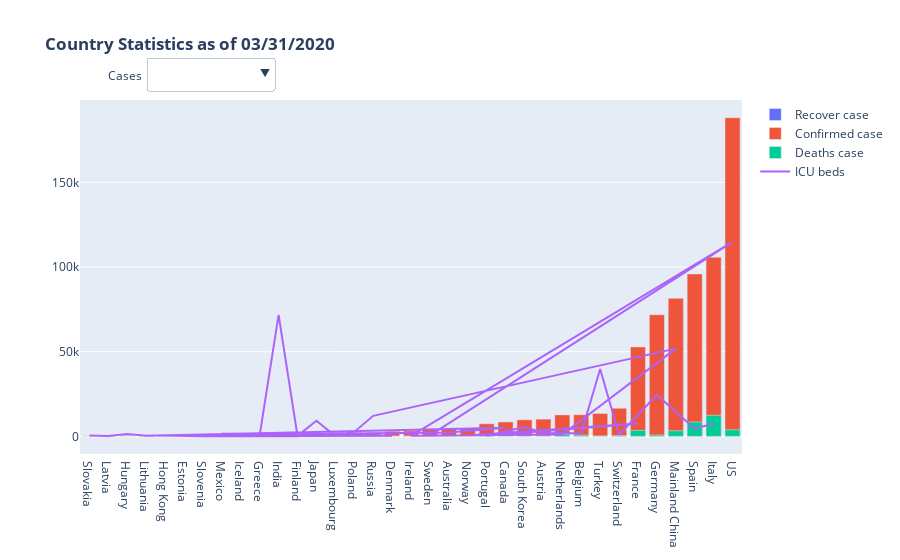

Notebook code for this chart:
### Code cell
fig = go.Figure()

select_date = '03/31/2020'
# Adjust groupby instance
by_country_sum=all_df[(all_df['ObservationDate']==select_date)].groupby('Country').sum().sort_values(by='Confirmed')
by_country_mean=all_df[(all_df['ObservationDate']==select_date)].groupby('Country').mean().sort_values(by='Confirmed')

# cases  by mask
fig.add_trace(go.Bar(x=by_country_sum.index, 
                          y=by_country_sum['Recovered'],name='Recover case'))

fig.add_trace(go.Bar(x=by_country_sum.index, 
                          y=by_country_sum['Confirmed'],name='Confirmed case'))

fig.add_trace(go.Bar(x=by_country_sum.index, 
                          y=by_country_sum['Deaths'],name='Deaths case'))

fig.add_trace(go.Scatter(x=by_country_mean.index, 
                          y=by_country_mean['Est_icu_bed'],name='ICU beds'))

button_layer_1_height = 1.15
fig.update_layout(
    title="<b>Country Statistics as of {} <b> ".format(select_date),barmode='overlay',
updatemenus=list([
    dict(active=-1,
         buttons=list([ 
             dict(label = "All",
                 method = "update",
                 args = [{"visible": [True, True, True,True]},
                         {"title": "All"}]),
            dict(label = "Recover case",
                 method = "update",
                 args = [{"visible": [True, False, False,True]},
                         {"title": "Recover case"}]),
            dict(label = "Confirmed case",
                 method = "update",
                 args = [{"visible": [False, True, False,True]},
                         {"title": "Confirmed case"}]),
             dict(label = "Deaths",
                 method = "update",
                 args = [{"visible": [False, False, True,True]},
                         {"title": "Deaths"}])
        ]),
         direction="down",
            pad={"r": 10, "t": 10},
            showactive=True,
            x=0.1,
            xanchor="left",
            y=button_layer_1_height,
            yanchor="top"
    )
]))

fig.update_layout(barmode='overlay',
    annotations=[
        dict(text="Cases", x=0.04, xref="paper", y=1.1, yref="paper",
                             align="left", showarrow=False)
    ])

fig.show()

### Figure 1 — Plotly figure (JSON) as saved in the notebook; plotly's stock layout.template omitted (floating-point values rounded to 4 significant figures)
{"data": [{"name": "Recover case", "type": "bar", "x": ["Slovakia", "Latvia", "Hungary", "Lithuania", "Hong Kong", "Estonia", "Slovenia", "Mexico", "Iceland", "Greece", "India", "Finland", "Japan", "Luxembourg", "Poland", "Russia", "Denmark", "Ireland", "Sweden", "Australia", "Norway", "Portugal", "Canada", "South Korea", "Austria", "Netherlands", "Belgium", "Turkey", "Switzerland", "France", "Germany", "Mainland China", "Spain", "Italy", "US"], "y": [3, 1, 37, 7, 128, 26, 10, 35, 198, 52, 123, 10, 424, 80, 7, 121, 77, 5, 16, 358, 13, 43, 1592, 5408, 1095, 253, 1696, 243, 1823, 9513, 16100, 76068, 19259, 15729, 7024]}, {"name": "Confirmed case", "type": "bar", "x": ["Slovakia", "Latvia", "Hungary", "Lithuania", "Hong Kong", "Estonia", "Slovenia", "Mexico", "Iceland", "Greece", "India", "Finland", "Japan", "Luxembourg", "Poland", "Russia", "Denmark", "Ireland", "Sweden", "Australia", "Norway", "Portugal", "Canada", "South Korea", "Austria", "Netherlands", "Belgium", "Turkey", "Switzerland", "France", "Germany", "Mainland China", "Spain", "Italy", "US"], "y": [363, 398, 492, 537, 714, 745, 802, 1094, 1135, 1314, 1397, 1418, 1953, 2178, 2311, 2337, 3039, 3235, 4435, 4559, 4641, 7443, 8527, 9786, 10180, 12667, 12775, 13531, 16605, 52827, 71808, 81524, 95923, 105792, 188172]}, {"name": "Deaths case", "type": "bar", "x": ["Slovakia", "Latvia", "Hungary", "Lithuania", "Hong Kong", "Estonia", "Slovenia", "Mexico", "Iceland", "Greece", "India", "Finland", "Japan", "Luxembourg", "Poland", "Russia", "Denmark", "Ireland", "Sweden", "Australia", "Norway", "Portugal", "Canada", "South Korea", "Austria", "Netherlands", "Belgium", "Turkey", "Switzerland", "France", "Germany", "Mainland China", "Spain", "Italy", "US"], "y": [0, 0, 16, 8, 4, 4, 15, 28, 2, 49, 35, 17, 56, 23, 33, 17, 90, 71, 180, 18, 39, 160, 101, 162, 128, 1040, 705, 214, 433, 3532, 775, 3305, 8464, 12428, 3873]}, {"name": "ICU beds", "type": "scatter", "x": ["Slovakia", "Latvia", "Hungary", "Lithuania", "Canada", "Australia", "Hong Kong", "Estonia", "Slovenia", "Denmark", "Mexico", "Iceland", "Greece", "India", "Finland", "Japan", "Luxembourg", "Poland", "Russia", "Mainland China", "Netherlands", "Ireland", "US", "Sweden", "Norway", "France", "Portugal", "South Korea", "Austria", "Belgium", "Turkey", "Switzerland", "Germany", "Spain", "Italy"], "y": [502.3, 183.0, 1333.0, 422.0, 5095.0, 2320.0, 532.3, 193.7, 133.1, 388.1, 1547.0, 31.05, 625.4, 71760.0, 338.0, 9233.0, 155.2, 2611.0, 12110.0, 51820.0, 1097.0, 321.0, 114900.0, 585.8, 433.7, 7572.0, 428.3, 5435.0, 1963.0, 1843.0, 39720.0, 952.0, 24460.0, 4535.0, 7558.0]}], "layout": {"annotations": [{"align": "left", "showarrow": false, "text": "Cases", "x": 0.04, "xref": "paper", "y": 1.1, "yref": "paper"}], "barmode": "overlay", "title": {"text": "<b>Country Statistics as of 03/31/2020 <b> "}, "updatemenus": [{"active": -1, "buttons": [{"args": [{"visible": [true, true, true, true]}, {"title": "All"}], "label": "All", "method": "update"}, {"args": [{"visible": [true, false, false, true]}, {"title": "Recover case"}], "label": "Recover case", "method": "update"}, {"args": [{"visible": [false, true, false, true]}, {"title": "Confirmed case"}], "label": "Confirmed case", "method": "update"}, {"args": [{"visible": [false, false, true, true]}, {"title": "Deaths"}], "label": "Deaths", "method": "update"}], "direction": "down", "pad": {"r": 10, "t": 10}, "showactive": true, "x": 0.1, "xanchor": "left", "y": 1.15, "yanchor": "top"}]}}
